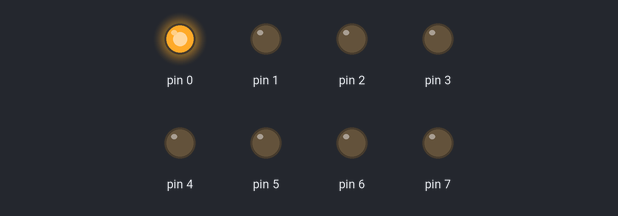
Bench run of a sketch on a simulated Arduino Uno, built with avr-gcc and run on an emulated ATmega328P. Shown: output pins drawn as LEDs (lit = HIGH).

Above: at 0.05 s.
At 0.35 s:
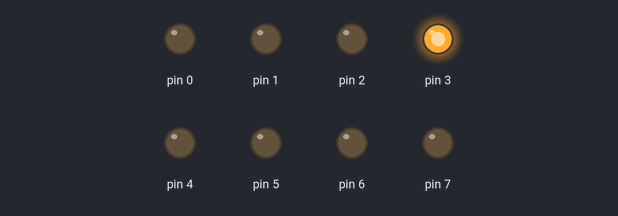
At 0.75 s:
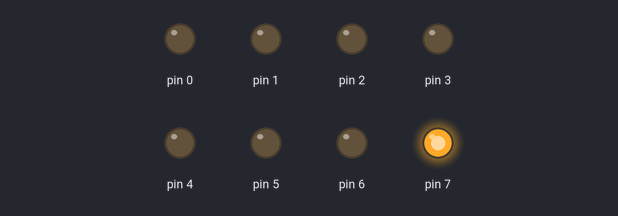
At 1.45 s:
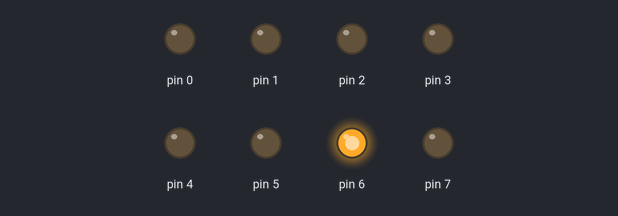
At 2.15 s:
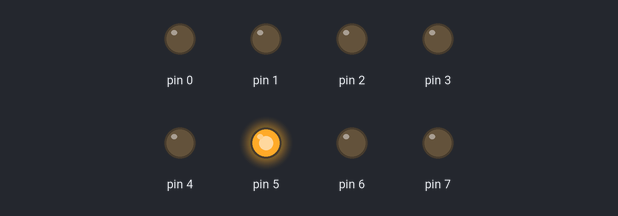
At 2.85 s:
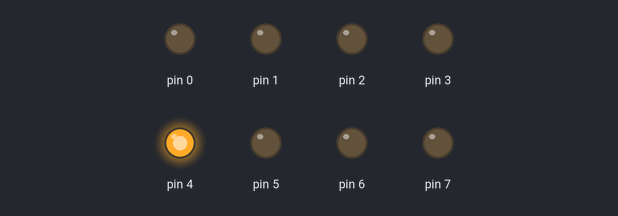
Timing chart, 0 to 3.1 s (numbered marks = the images above):
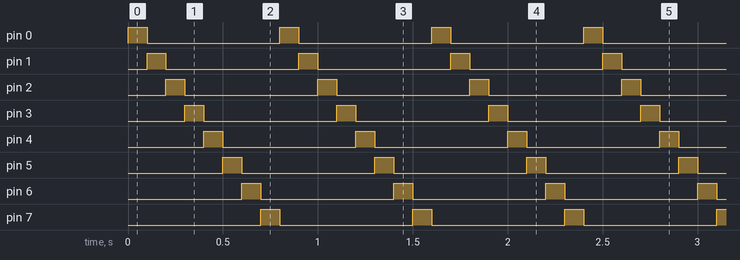

Measured:
- by itself, pin 0–7: alternates HIGH for 0.10 s and LOW for 0.70 s
- by itself, everything shown: repeats every 0.80 s, in 8 steps

The sketch:

light_loop_01.ino
```cpp
/*
  Simple 8 LED cycle test
  Ryan Wilson (c) 2017
 */

//  D0-D7:PORTD
//  D8-D13:PORTB
//  A0-A7:PORTC

// #define pin_D1_on()  (PORTD |=  (1<<4))
// #define pin_D1_off()  (PORTD &= ~(1<<4))


void setup() {
  pinMode(0, OUTPUT);
  pinMode(1, OUTPUT);
  pinMode(2, OUTPUT);
  pinMode(3, OUTPUT);
  pinMode(4, OUTPUT);
  pinMode(5, OUTPUT);
  pinMode(6, OUTPUT);
  pinMode(7, OUTPUT);
}

void loop() {
  digitalWrite(0, HIGH);
  delay(100);
  digitalWrite(0, LOW);
  digitalWrite(1, HIGH);
  delay(100);
  digitalWrite(1, LOW);
  digitalWrite(2, HIGH);
  delay(100);
  digitalWrite(2, LOW);
  digitalWrite(3, HIGH);
  delay(100);
  digitalWrite(3, LOW);
  digitalWrite(4, HIGH);
  delay(100);
  digitalWrite(4, LOW);
  digitalWrite(5, HIGH);
  delay(100);
  digitalWrite(5, LOW);
  digitalWrite(6, HIGH);
  delay(100);
  digitalWrite(6, LOW);
  digitalWrite(7, HIGH);
  delay(100);
  digitalWrite(7, LOW);
}
```
